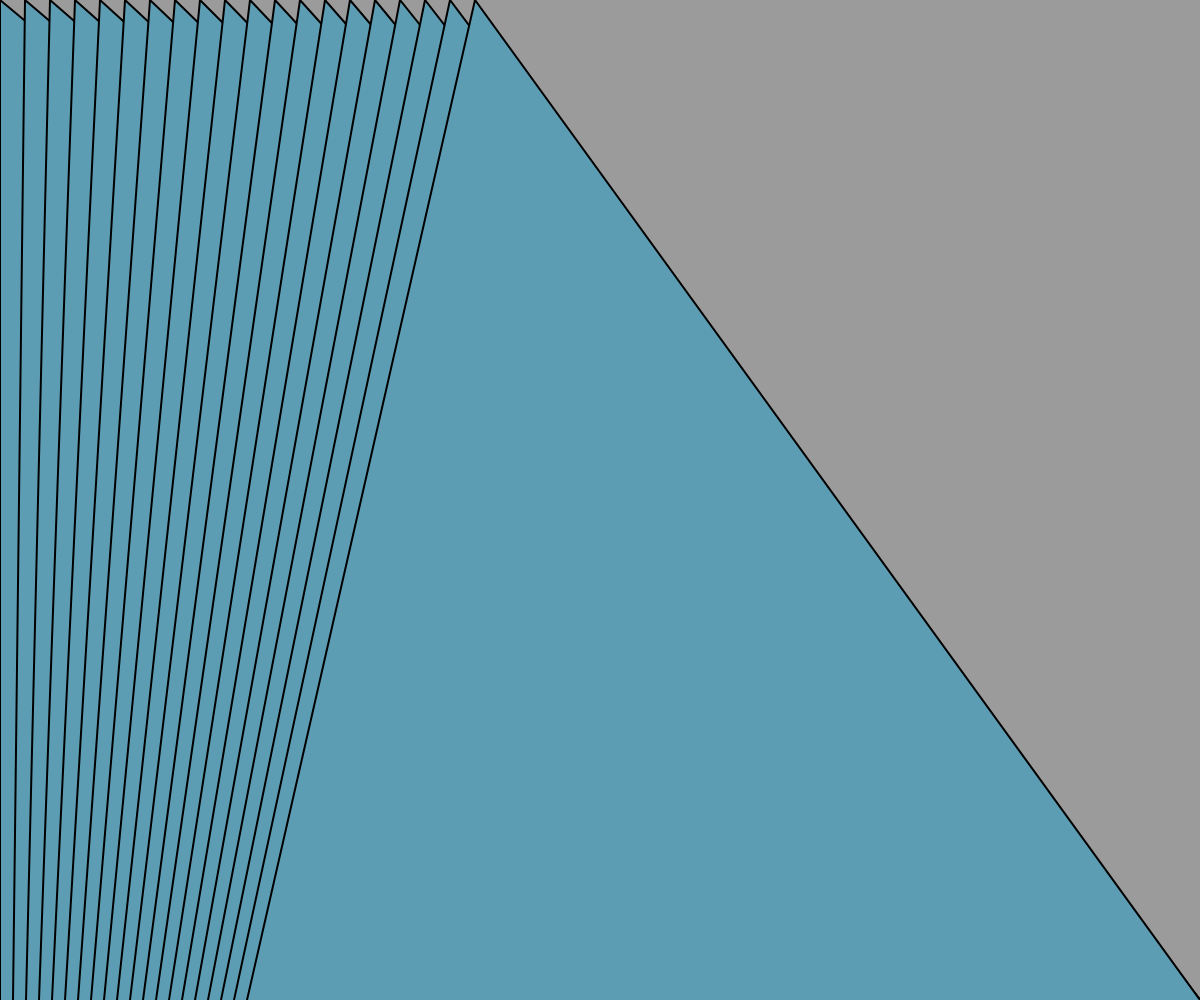
Frame 1 (no input)
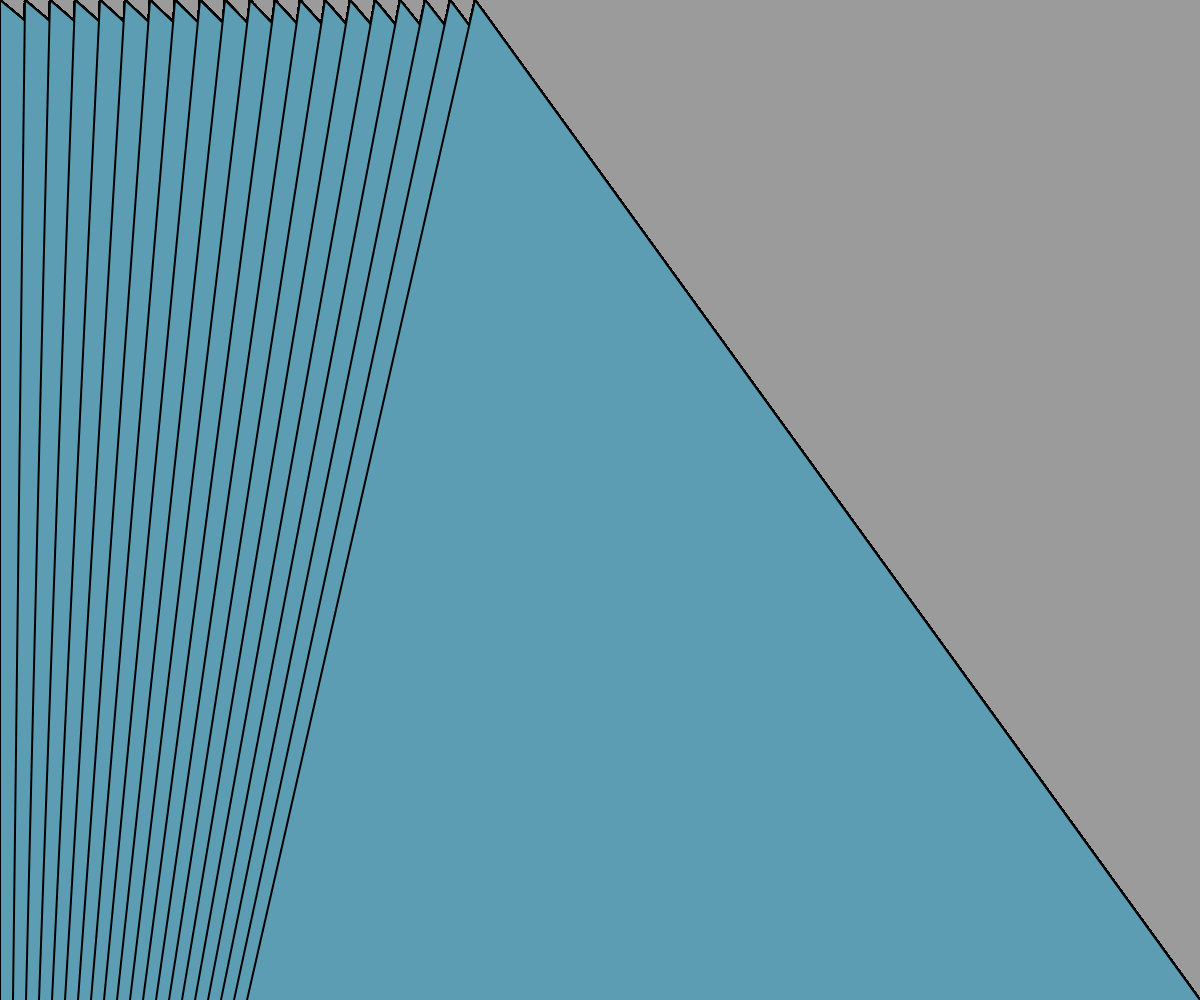
Frame 60 (no input)
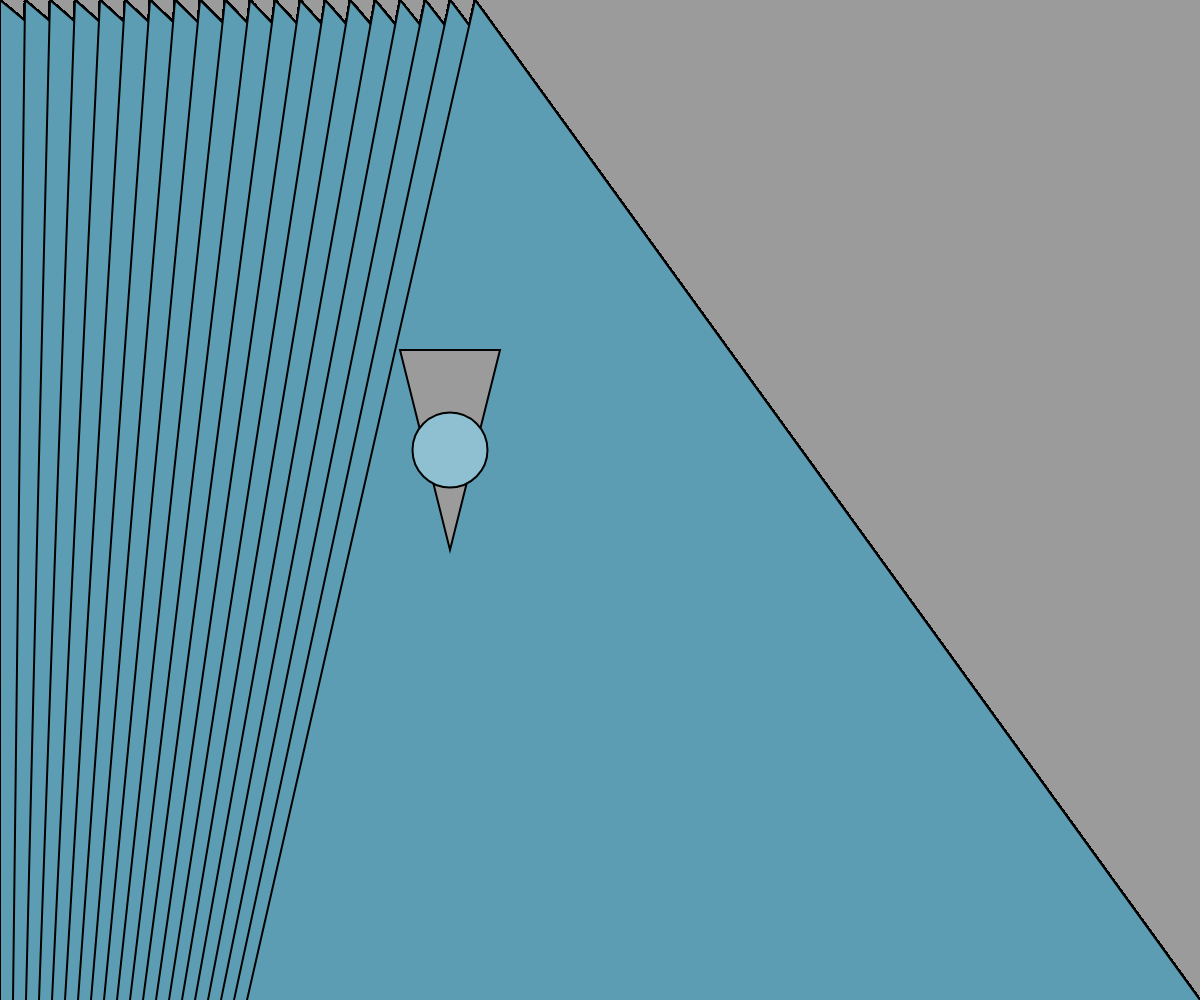
Frame 120 (the mouse pressed at the canvas centre since frame 60)

The p5.js sketch that drew these frames (run headless with seeded random() and noise() and a simulated clock; from frame 60 on, the mouse is pressed at the canvas centre):

// p5.js sketch
// ── sketch.js
function setup() {
  createCanvas(windowWidth,windowHeight);
  background(155)
}

function draw() {
  for(var i =0; i < 20; i++){
    fill(93,157,179);
    strokeWeight(2);
    triangle(i * 25, 0, i, height * 2, width, height);

    if (mouseIsPressed === true){
      beginShape()
      fill(155)
      vertex(400,350)
      vertex(450,550)
      vertex(500,350)
      endShape(CLOSE)
      strokeWeight(2)
      fill(142,192,209)
      ellipse(450,450,75,75)
    }
  }
}
